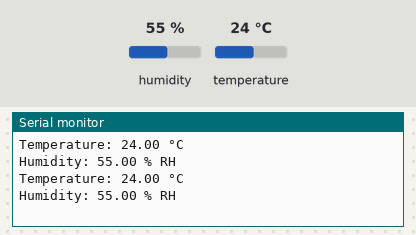
Simulated run of this sketch. Board: ESP32. On the bench: the last lines printed to the serial monitor. Inputs (shaded band) come from the test bench; at power-on: humidity 55 %, temperature 24 °C.

Above: at 2.9 s.
3.0 s: humidity set to 22 %
At 4.9 s:
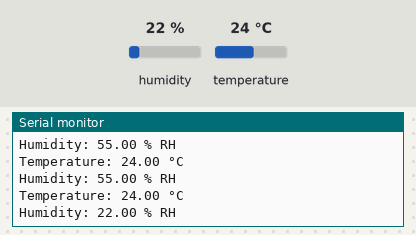
5.8 s: temperature set to 12 °C
At 6.9 s:
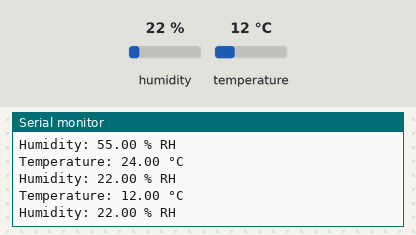
8.6 s: humidity set to 40 %
At 11.1 s:
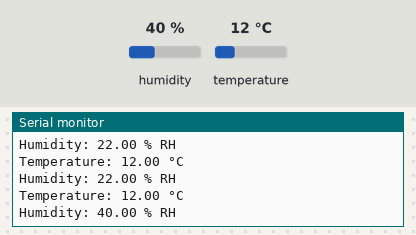
Timing chart, 0 to 12.6 s (numbered marks = the images above; inputs shaded):
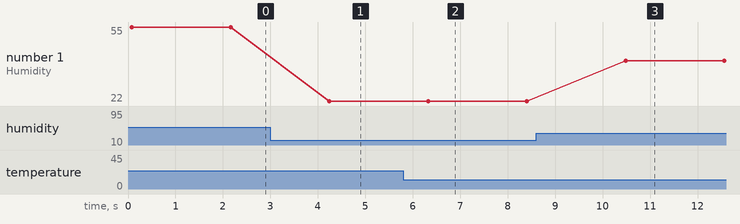

The sketch:

Temperature_Humidity_Sensor.ino
```cpp
#include <Wire.h>
#include "Adafruit_AHTX0.h"

Adafruit_AHTX0 aht10;
#define I2C_SDA 21
#define I2C_SCL 22

void setup() {
  Serial.begin(9600);
  Wire.begin(I2C_SDA, I2C_SCL);

  if (!aht10.begin()) {
    Serial.println("AHT10 sensor not found.");
    while (1);
  }
}

void loop() {
  sensors_event_t humidity, temp;
  aht10.getEvent(&humidity, &temp);

  Serial.print("Temperature: ");
  Serial.print(temp.temperature);
  Serial.println(" °C");

  Serial.print("Humidity: ");
  Serial.print(humidity.relative_humidity);
  Serial.println(" % RH");

  delay(2000);
}
```

Measured:
- after the input at 3.0 s, the serial monitor: prints a new line after 1.2 s (image 1)
- after the input at 5.8 s, the serial monitor: prints a new line after 0.52 s (image 2)
- after the input at 8.6 s, the serial monitor: prints a new line after 1.9 s (image 3)
- plotted number 1: 55 → 22 after the input at 3.0 s, 22 → 40 after the input at 8.6 s
